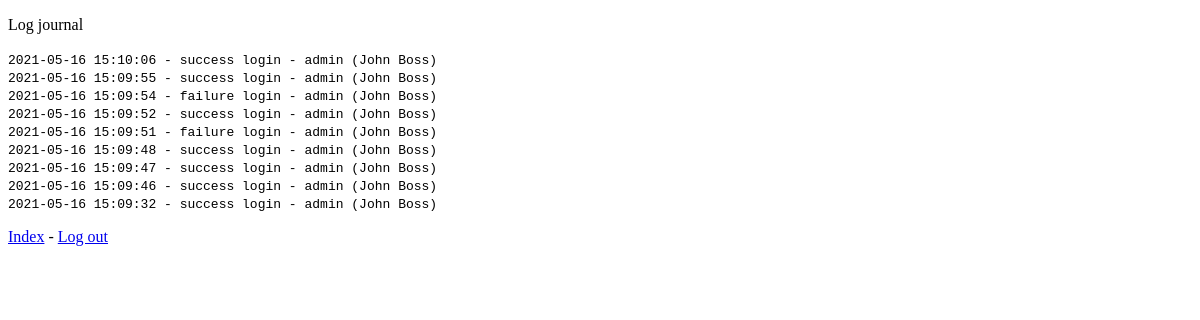
The app's page /log (signed in), older data.
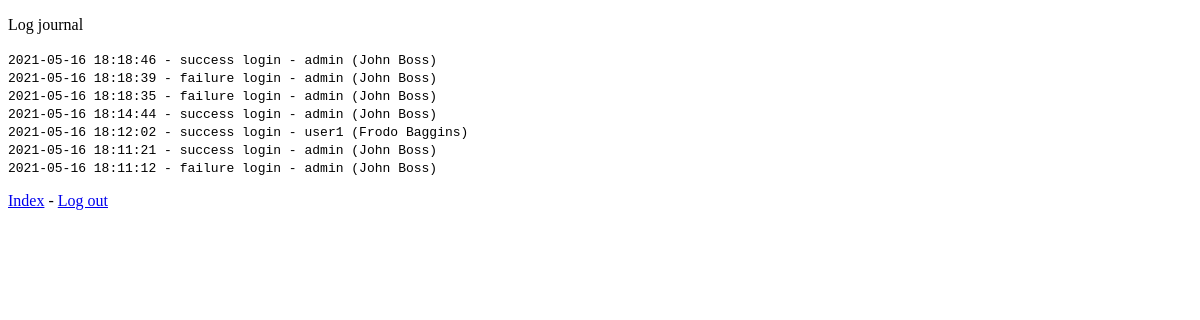
The same page, newer data.
### tables this page shows
CREATE TABLE login_log (id INTEGER PRIMARY KEY AUTOINCREMENT NOT NULL, login_success INTEGER NOT NULL, log_time TEXT NOT NULL, user_id INTEGER NOT NULL, FOREIGN KEY (user_id) REFERENCES user(id));

CREATE TABLE user(
id INTEGER PRIMARY KEY AUTOINCREMENT,
username TEXT NOT NULL,
firstname TEXT NOT NULL,
lastname TEXT NOT NULL,
password TEXT NOT NULL,
isadmin INT NOT NULL
);

### app.py (the view)
@app.route("/log")
def log():
    if not session.get("isadmin"):
        return redirect(url_for("login"))
    cur = get_db().cursor()
    logs = cur.execute(
        "SELECT login_log.log_time, login_log.login_success, user.username, user.firstname, user.lastname FROM login_log INNER JOIN user ON login_log.user_id = user.id ORDER BY log_time DESC"
    ).fetchall()
    return render_template("log.html", logs=logs)

### app.py (called while the page is built)
def get_db():
    db = getattr(g, "_database", None)
    if db is None:
        db = g._database = sqlite3.connect(DATABASE)
    db.row_factory = sqlite3.Row
    return db

@app.teardown_appcontext
def close_connection(exception):
    db = getattr(g, "_database", None)
    if db is not None:
        db.close()

### templates/log.html
{% extends "layout.html" %}
{% block body %}
{% if session.isadmin == 1 %}
<p>Log journal</p>
<code>
    {% for log in logs %}
    {{ log.log_time }} -
    {% if log.login_success %}
    success
    {% else %}
    failure
    {% endif %}
    login -
    {{ log.username }} ({{ log.firstname }} {{log.lastname }})
    <br>
    {% endfor %}
</code>
<P>
    <a href="/">Index</a> - <a href="/logout">Log out</a>
</P>
{% endif %}
{% endblock %}

### templates/layout.html (shortened to what this page needs)
<!DOCTYPE html>
<html lang="en">
<head>
</head>
<body>
    {% block body %}{% endblock %}
</body>
</html>

Row changes from the older to the newer data that the page shows:
removed login_log: log_time "2021-05-16 15:10:06", login_success "success", username "admin", firstname "John", lastname "Boss"
removed login_log: log_time "2021-05-16 15:09:55", login_success "success", username "admin", firstname "John", lastname "Boss"
changed login_log (number 1 of 7 on the later page): log_time "2021-05-16 15:09:54" → "2021-05-16 18:18:46"; login_success "failure" → "success"
changed login_log (number 2 of 7 on the later page): log_time "2021-05-16 15:09:52" → "2021-05-16 18:18:39"; login_success "success" → "failure"
changed login_log (number 3 of 7 on the later page): log_time "2021-05-16 15:09:51" → "2021-05-16 18:18:35"
changed login_log (number 4 of 7 on the later page): log_time "2021-05-16 15:09:48" → "2021-05-16 18:14:44"
changed login_log: log_time "2021-05-16 15:09:47" → "2021-05-16 18:12:02"; username "admin" → "user1"; firstname "John" → "Frodo"; lastname "Boss" → "Baggins"
changed login_log (number 6 of 7 on the later page): log_time "2021-05-16 15:09:46" → "2021-05-16 18:11:21"
changed login_log (number 7 of 7 on the later page): log_time "2021-05-16 15:09:32" → "2021-05-16 18:11:12"; login_success "success" → "failure"
